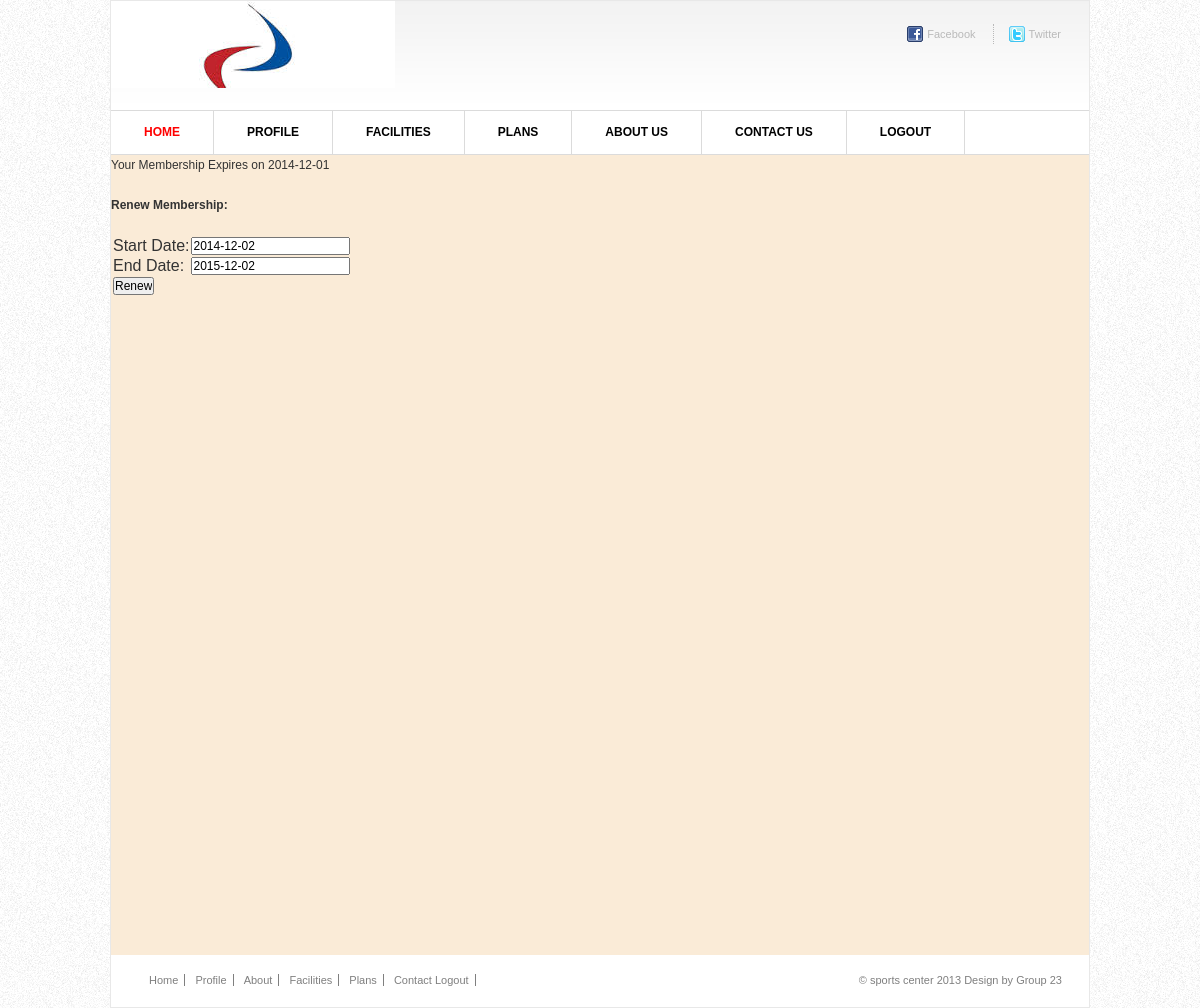
Screenshot of /renewmembership.php (signed in) with the database file from the repository.
### tables this page shows
CREATE TABLE IF NOT EXISTS `customer` (
  `Cid` int(11) NOT NULL AUTO_INCREMENT,
  `FName` varchar(30) NOT NULL,
  `LName` varchar(30) NOT NULL,
  `Apt_No` varchar(10) NOT NULL,
  `Street` varchar(20) NOT NULL,
  `State` varchar(20) NOT NULL,
  `City` varchar(20) NOT NULL,
  `Zip` int(20) NOT NULL,
  `Start_date` date NOT NULL,
  `End_date` date NOT NULL,
  `Dob` date NOT NULL,
  `Gender` varchar(6) NOT NULL,
  `Ph_No` varchar(15) NOT NULL,
  `Email` varchar(20) NOT NULL,
  `Password` varchar(80) NOT NULL,
  PRIMARY KEY (`Cid`),
  UNIQUE KEY `Email` (`Email`)
);

### renewmembership.php (the view, shortened to what this page needs)
<?php
include("header.php");
$res=mysql_query("select End_date from customer where Email='".$_SESSION['myusername']."'");
$array=mysql_fetch_array($res);
$end_date=$array[0];
echo "<div style='background-color: antiquewhite; height: 100%;'>Your Membership Expires on ".$end_date;
echo "<br><br>";
$new_start_date = date('Y-m-d', strtotime($end_date . ' + 1 day'));
$new_end_date = date("Y-m-d", strtotime(date("Y-m-d", strtotime($new_start_date)) . " + 365 day"));
echo "<h4>Renew Membership:</h4>";
echo "<br>";
echo "<form action='renewmembershippay.php' method='post'>";
echo "<table><tr><td>";
echo "Start Date:</td>";
echo "<td><input type='text' name='new_start_date' value='".$new_start_date."' readonly></td></tr>";
echo "<tr><td> End Date:</td>";
echo "<td><input type='text' name='new_end_date' value='".$new_end_date."' readonly></td></tr>";
echo "<tr><td><input type='submit' value='Renew'></td></tr></table></form></div>";
include("footer.php");
?>

### style.css (style rules this page uses)
* { margin: 0; padding: 0; outline:0; }
body { font-size: 12px; line-height: 20px; font-family: Georgia, Arial, Helvetica, Sans-Serif; color: #333; background: url(images/body-bg.gif) repeat 0 0; }
input, textarea, select { font-family: Arial, Helvetica, sans-serif; font-size:12px; }

### rows the page displays
customer: End_date "2014-12-01", new_start_date "2014-12-02", new_end_date "2015-12-02"
